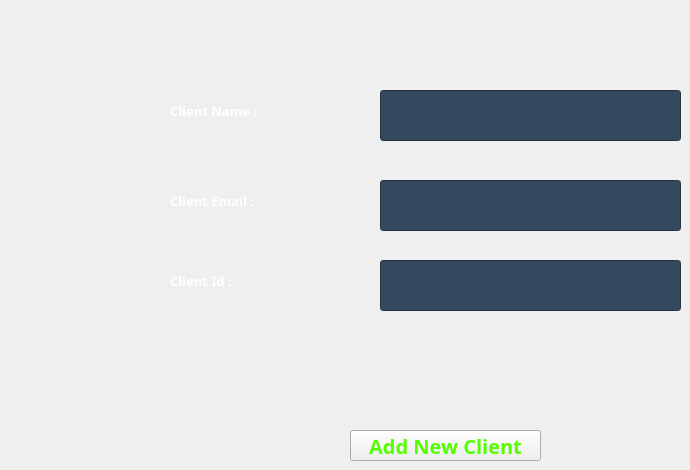
      <widget class="QWidget" name="tab_13">
       <attribute name="title">
        <string>Add Client</string>
       </attribute>
       <widget class="QPushButton" name="addClientBtn">
        <property name="geometry">
         <rect>
          <x>350</x>
          <y>430</y>
          <width>191</width>
          <height>31</height>
         </rect>
        </property>
        <property name="font">
         <font>
          <family>Myriad Pro Light</family>
          <pointsize>15</pointsize>
          <weight>75</weight>
          <bold>true</bold>
         </font>
        </property>
        <property name="styleSheet">
         <string notr="true">color: rgb(85, 255, 0);</string>
        </property>
        <property name="text">
         <string>Add New Client</string>
        </property>
       </widget>
       <widget class="QLabel" name="label_34">
        <property name="geometry">
         <rect>
          <x>170</x>
          <y>100</y>
          <width>111</width>
          <height>21</height>
         </rect>
        </property>
        <property name="font">
         <font>
          <family>Myriad Pro Light</family>
          <pointsize>10</pointsize>
          <weight>75</weight>
          <bold>true</bold>
         </font>
        </property>
        <property name="styleSheet">
         <string notr="true">color: rgb(255, 255, 255);</string>
        </property>
        <property name="text">
         <string>Client Name :</string>
        </property>
       </widget>
       <widget class="QLineEdit" name="newClientName">
        <property name="geometry">
         <rect>
          <x>380</x>
          <y>90</y>
          <width>301</width>
          <height>51</height>
         </rect>
        </property>
        <property name="font">
         <font>
          <family>Myriad Pro Light</family>
          <pointsize>10</pointsize>
          <weight>75</weight>
          <bold>true</bold>
         </font>
        </property>
        <property name="focusPolicy">
         <enum>Qt::StrongFocus</enum>
        </property>
        <property name="acceptDrops">
         <bool>true</bool>
        </property>
        <property name="styleSheet">
         <string notr="true">background-color: rgb(52,73,94);</string>
        </property>
       </widget>
       <widget class="QLabel" name="label_42">
        <property name="geometry">
         <rect>
          <x>170</x>
          <y>190</y>
          <width>121</width>
          <height>21</height>
         </rect>
        </property>
        <property name="font">
         <font>
          <family>Myriad Pro Light</family>
          <pointsize>10</pointsize>
          <weight>75</weight>
          <bold>true</bold>
         </font>
        </property>
        <property name="styleSheet">
         <string notr="true">color: rgb(255, 255, 255);</string>
        </property>
        <property name="text">
         <string>Client Email :</string>
        </property>
       </widget>
       <widget class="QLineEdit" name="newClientEmail">
        <property name="geometry">
         <rect>
          <x>380</x>
          <y>180</y>
          <width>301</width>
          <height>51</height>
         </rect>
        </property>
        <property name="font">
         <font>
          <family>Myriad Pro Light</family>
          <pointsize>10</pointsize>
          <weight>75</weight>
          <bold>true</bold>
         </font>
        </property>
        <property name="focusPolicy">
         <enum>Qt::StrongFocus</enum>
        </property>
        <property name="acceptDrops">
         <bool>true</bool>
        </property>
        <property name="styleSheet">
         <string notr="true">background-color: rgb(52,73,94);</string>
        </property>
       </widget>
       <widget class="QLabel" name="label_43">
        <property name="geometry">
         <rect>
          <x>170</x>
          <y>270</y>
          <width>121</width>
          <height>21</height>
         </rect>
        </property>
        <property name="font">
         <font>
          <family>Myriad Pro Light</family>
          <pointsize>10</pointsize>
          <weight>75</weight>
          <bold>true</bold>
         </font>
        </property>
        <property name="styleSheet">
         <string notr="true">color: rgb(255, 255, 255);</string>
        </property>
        <property name="text">
         <string>Client Id :</string>
        </property>
       </widget>
       <widget class="QLineEdit" name="newClientId">
        <property name="geometry">
         <rect>
          <x>380</x>
          <y>260</y>
          <width>301</width>
          <height>51</height>
         </rect>
        </property>
        <property name="font">
         <font>
          <family>Myriad Pro Light</family>
          <pointsize>10</pointsize>
          <weight>75</weight>
          <bold>true</bold>
         </font>
        </property>
        <property name="focusPolicy">
         <enum>Qt::StrongFocus</enum>
        </property>
        <property name="acceptDrops">
         <bool>true</bool>
        </property>
        <property name="styleSheet">
         <string notr="true">background-color: rgb(52,73,94);</string>
        </property>
       </widget>
      </widget>
